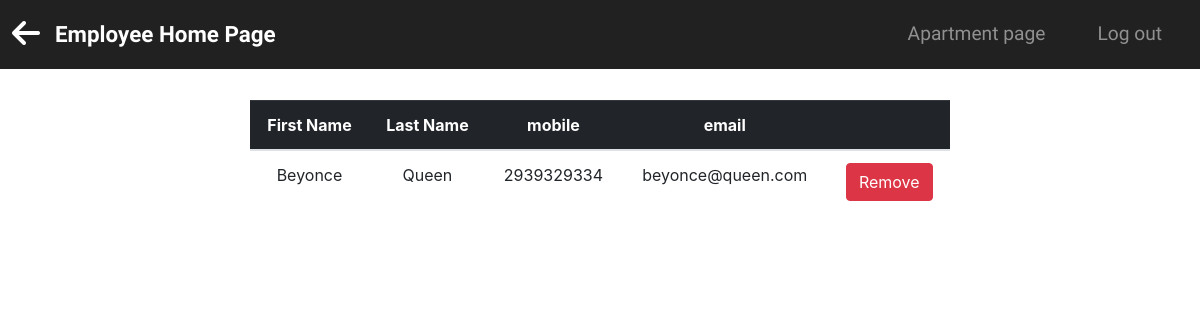
/rem_list/8, run on an earlier commit of the app's database.
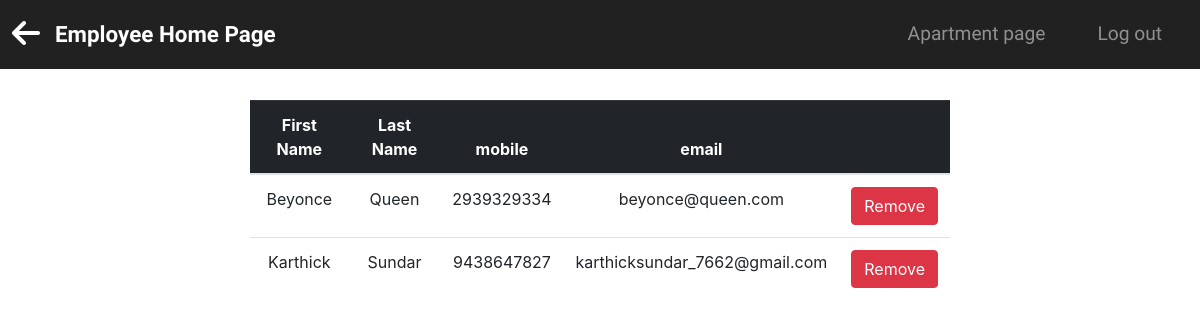
And on a later commit of the database.
### rems/models.py (models this page shows, shortened)
class Employee(db.Model):
    __tablename__ = 'employee'
    id = db.Column(db.Integer, primary_key=True)
    fname = db.Column(db.String(25), index=True, unique=False)
    lname = db.Column(db.String(25), index=True, unique=False)
    mobile = db.Column(db.String(10), index=True, unique=True)
    emer_num = db.Column(db.String(10), index=False, unique=False)
    dob = db.Column(db.DateTime, nullable=False)
    email = db.Column(db.String(120), index=True, unique=True)
    gender = db.Column(db.String(10), index=True, unique=False)
    service_id = db.Column(db.Integer, db.ForeignKey('service.id'))
    user = db.relationship("User", uselist=False, backref="employee")
    receiver = db.relationship("Transaction", uselist=False, backref="employee")

### rems/routes.py (the view)
@app.route('/rem_list/<int:id>')
def emp_list(id):
    headings = ("First Name", "Last Name", "mobile", "email", " ")
    emps = Employee.query.filter_by(service_id=id).all()
    return render_template('emp_rlist.html', headings=headings, data=emps)

### rems/templates/emp_rlist.html (shortened to what this page needs)
{% extends 'removal_list.html' %}
{% block nav %}
    <a href="{{ url_for('rem_employee') }}"><i class="fas fa-arrow-left fa-2x"></i></a>
{% endblock %}
{% block content %}
    <table class="table table-hover">
        <thead class="table-dark">
        <tr>
            {% for header in headings %}
                <th>{{ header }}</th>
            {% endfor %}
        </tr>
        </thead>
        {% for emp in data %}
            <tr>
                <td> {{ emp.fname }}</td>
                <td> {{ emp.lname }} </td>
                <td> {{ emp.mobile }} </td>
                <td> {{ emp.email }} </td>
                <td>
                    <button type="button" class="btn btn-danger "><a
                            href="{{ url_for('delete_emp',id=emp.id) }}" class="anchor">Remove</a></button>
                </td>
            </tr>
        {% endfor %}
    </table>
{% endblock %}

### rems/templates/removal_list.html (shortened to what this page needs)
<!DOCTYPE html>
<html lang="en">
<head>
    <link href="//maxcdn.bootstrapcdn.com/bootstrap/4.1.1/css/bootstrap.min.css" rel="stylesheet" id="bootstrap-css">
    <link rel="stylesheet" type="text/css" href="{{ url_for('static', filename= 'css/list.css') }}">
</head>
<body>
<section id="title">
    <div class="container-fluid">
        <nav class="navbar navbar-expand-lg navbar-dark fixed-top">
            {% block nav %}
            {% endblock %}
            <a class="navbar-brand " href="{{ url_for('home2') }}">Employee Home Page</a>
            <div class="collapse navbar-collapse" id="navbarSupportedContent">
                <ul class="navbar-nav ml-auto">
                    <li class="nav-item">
                        <a class="nav-link" href="{{ url_for('index') }}">Apartment page</a>
                    </li>
                    <li class="nav-item">
                        <a class="nav-link" href="{{ url_for('logout') }}">Log out</a>
                    </li>
                </ul>
            </div>
        </nav>
    </div>
</section>
<section class="white-section">
    {% block content %}
    {% endblock %}
</section>
</body>
</html>

### rems/static/css/list.css (style rules this page uses)
.white-section { padding-top: 100px; width: 700px; text-align: center; margin: auto; }
#title { text-align: center; }
.fas { color: #fff; padding-right: 15px; }
.navbar { padding: 1%; background-color:#212121; }
.navbar-brand { font-family: "Ubuntu"; font-size: 1.4rem; font-weight: bold; }
.nav-item { padding: 0 18px; font-family: "Ubuntu"; }
.nav-link { font-size: 1.2rem; font-family: "Ubuntu"; }
.anchor { color: #fff; text-decoration: none; }

What changed in the data, as far as the page shows it:
added Employee: fname "Karthick", lname "Sundar", mobile "9438647827", email "karthicksundar_7662@gmail.com"
